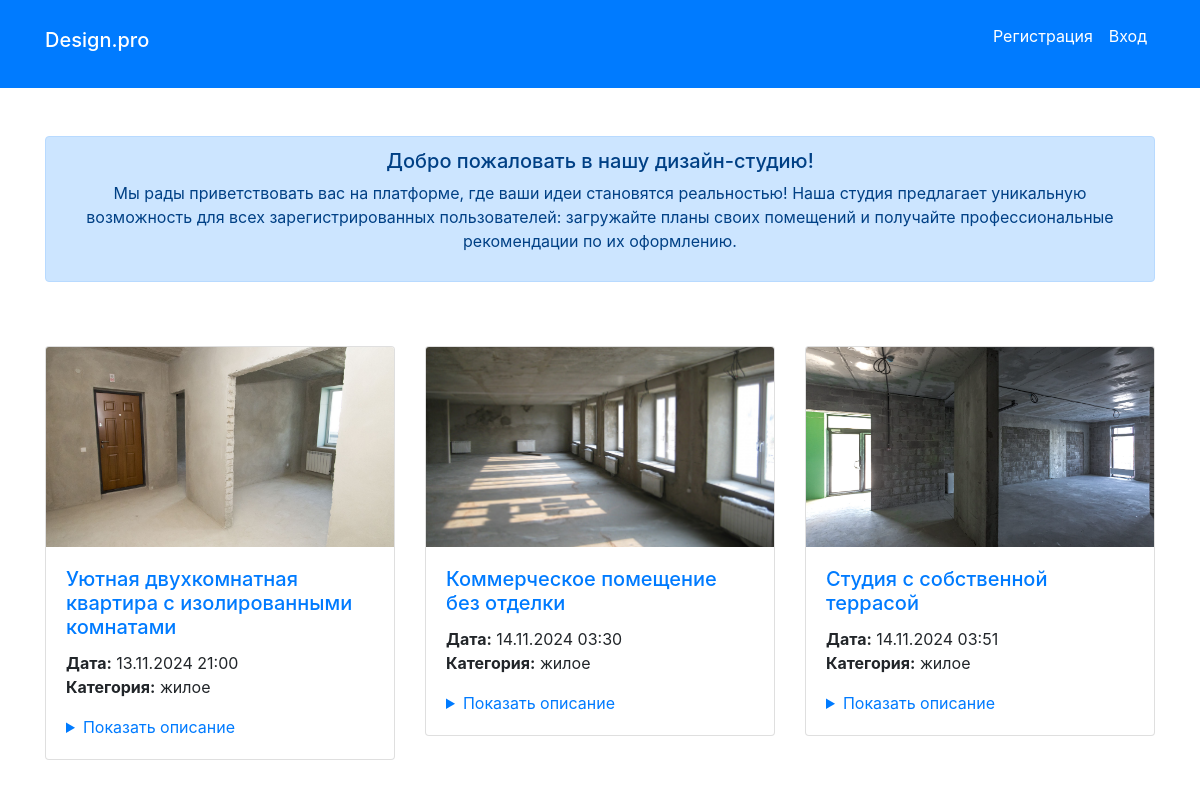
Page /catalog/ on the committed database.
### catalog/models.py (models this page shows, shortened)
class Application(models.Model):
    STATUS_CHOICES = [
        ('new', 'Новая'),
        ('work', 'Принято в работу'),
        ('done', 'Выполнено'),
    ]
    title = models.CharField(max_length=200)
    description = models.TextField()
    category = models.ForeignKey(Category, on_delete=models.CASCADE)
    photo = models.ImageField(upload_to='photos/', max_length=200)
    created_at = models.DateTimeField(auto_now_add=True)
    status = models.CharField(max_length=10, choices=STATUS_CHOICES, default='new')

class Category(models.Model):
    name = models.CharField(max_length=100)
    def __str__(self):
        return self.name

### catalog/views.py (the view, shortened to what this page needs)
# urls.py: path('', IndexView.as_view(), name='index'),  # Главная страница
class IndexView(View):
    def get(self, request):
        applications = Application.objects.filter(status='done')
        form = ApplicationForm()  # Создаем экземпляр формы
        return render(request, 'index.html', {'applications': applications, 'form': form})

### catalog/templates/index.html (shortened to what this page needs)
{% extends "basic.html" %}
{% load bootstrap4 %}
{% load static %}
{% block content %}
    <div class="container my-5">
        <div class="row">
            <div class="col-md-12 text-center">
                <div class="alert alert-primary" role="alert">
                    <h5 class="alert-heading">Добро пожаловать в нашу дизайн-студию!</h5>
                    <p>Мы рады приветствовать вас на платформе, где ваши идеи становятся реальностью! Наша студия предлагает уникальную возможность для всех зарегистрированных пользователей: загружайте планы своих помещений и получайте профессиональные рекомендации по их оформлению.</p>
                </div>
            </div>
        </div>
    </div>
    {% if applications %}
        <div class="container">
            <div class="row">
                {% for application in applications %}
                    <div class="col-md-4 mb-4">
                        <div class="card">
                            {% if application.photo %}
                                <img src="{{ application.photo.url }}" alt="{{ application.title }}" class="card-img-top" style="max-height: 200px; object-fit: cover;">
                            {% endif %}
                            <div class="card-body d-flex flex-column">
                                <h5 class="card-title">
                                    <a href="{{ application.get_absolute_url }}">{{ application.title }}</a>
                                </h5>
                                <p class="card-text">
                                    <strong>Дата:</strong> {{ application.created_at|date:"d.m.Y H:i" }}<br>
                                    <strong>Категория:</strong> {{ application.category }}<br>
                                </p>
                                <details style="margin-top: auto;">
                                    <summary style="cursor: pointer; color: #007bff; padding: 0; margin: 0;">
                                        Показать описание
                                    </summary>
                                </details>
                            </div>
                        </div>
                    </div>
                {% endfor %}
            </div>
        </div>
    {% else %}
        <p>Нет заявок со статусом "Готово".</p>
    {% endif %}
{% endblock %}

### rows in the picture
Application: photo (picture), title "Уютная двухкомнатная квартира с изолированными комнатами", created_at "13.11.2024 21:00", category "жилое"
Application: photo (picture), title "Коммерческое помещение без отделки", created_at "14.11.2024 03:30", category "жилое"
Application: photo (picture), title "Студия с собственной террасой", created_at "14.11.2024 03:51", category "жилое"
